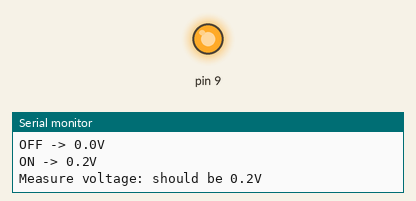
Simulated run of this sketch. Board: Arduino Uno, built with avr-gcc and run on an emulated ATmega328P. Parts: output pins drawn as LEDs (lit = HIGH), the last lines printed to the serial monitor.

Above: at 4.1 s.
At 22.1 s:
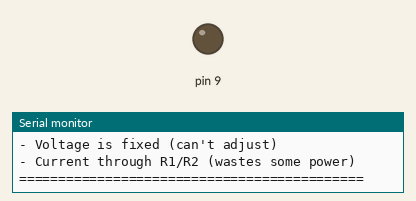
Timing chart, 0 to 23.6 s (numbered marks = the images above):
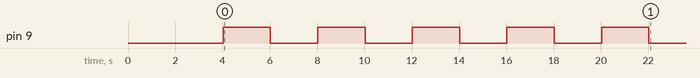

The sketch:

simple_voltage_divider_test.ino
```cpp
/*
 * Simple Voltage Divider Approach
 *
 * If you want the SIMPLEST solution without PWM filtering or DAC:
 * Use a voltage divider circuit to step down 5V to 0.2V
 *
 * Circuit:
 *   Arduino Pin 9 (5V) -> [R1: 24kΩ] -> Output -> [R2: 1kΩ] -> GND
 *                                              -> Device
 *
 * Formula: Vout = Vin × R2/(R1+R2)
 * 0.2V = 5V × 1k/(24k+1k)
 * 0.2V = 5V × 1/25 = 0.2V ✓
 *
 * This gives you a simple on/off control at exactly 0.2V
 */

void setup() {
  Serial.begin(115200);
  delay(2000);

  Serial.println("============================================");
  Serial.println("Voltage Divider Approach");
  Serial.println("============================================");
  Serial.println();
  Serial.println("Circuit: Arduino Pin -> [24kΩ] -> Output -> [1kΩ] -> GND");
  Serial.println("Result: When pin HIGH (5V), output = 0.2V");
  Serial.println("       When pin LOW (0V), output = 0.0V");
  Serial.println();

  // Set up the output pin
  pinMode(9, OUTPUT);

  Serial.println("Starting test sequence:");
  Serial.println("1. Output OFF (0V)");
  Serial.println("2. Output ON (0.2V)");
  Serial.println();

  // Cycle on/off
  for (int cycle = 0; cycle < 5; cycle++) {
    // Turn OFF
    digitalWrite(9, LOW);
    Serial.println("OFF -> 0.0V");
    delay(2000);

    // Turn ON
    digitalWrite(9, HIGH);
    Serial.println("ON -> 0.2V");
    Serial.println("Measure voltage: should be 0.2V");
    delay(2000);
  }

  // Leave it off
  digitalWrite(9, LOW);
  Serial.println();
  Serial.println("Test complete. Pin now OFF.");
  Serial.println();
  Serial.println("============================================");
  Serial.println("BENEFITS:");
  Serial.println("- Very simple circuit");
  Serial.println("- Exact 0.2V (no calibration needed)");
  Serial.println("- No PWM filtering required");
  Serial.println("- On/off control is easy");
  Serial.println();
  Serial.println("DOWNSIDES:");
  Serial.println("- Voltage is fixed (can't adjust)");
  Serial.println("- Current through R1/R2 (wastes some power)");
  Serial.println("============================================");
}

void loop() {
  // Nothing here
}

/*
 * VOLTAGE DIVIDER RATIO CALCULATOR:
 *
 * For different target voltages:
 *
 * 0.2V from 5V: R1 = 24kΩ, R2 = 1kΩ
 * 0.5V from 5V: R1 = 9kΩ, R2 = 1kΩ
 * 1.0V from 5V: R1 = 4kΩ, R2 = 1kΩ
 * 2.5V from 5V: R1 = 1kΩ, R2 = 1kΩ
 *
 * General formula:
 * R1/R2 = (Vin/Vout) - 1
 *
 * Example for 0.2V from 5V:
 * R1/R2 = (5/0.2) - 1 = 25 - 1 = 24
 * So R1 = 24k, R2 = 1k
 *
 * STABILITY NOTE:
 * For better voltage stability with devices connected,
 * add a capacitor across the output:
 * Output -> [10µF capacitor] -> GND
 * This smooths out any fluctuations.
 */
```
